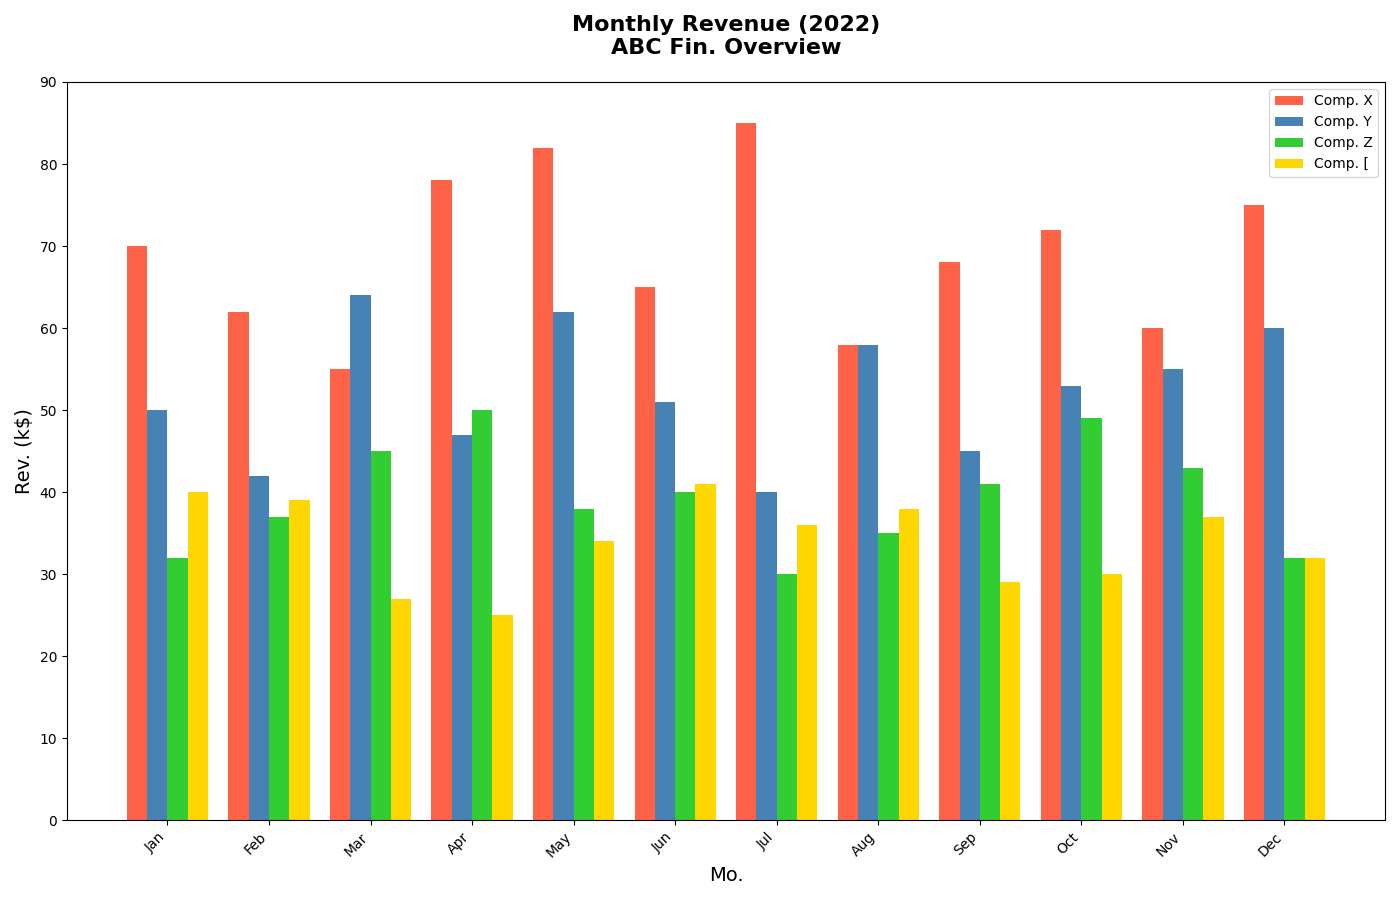

The Python source for this figure:
import matplotlib.pyplot as plt
import numpy as np

months = ['Jan', 'Feb', 'Mar', 'Apr', 'May', 'Jun', 'Jul', 'Aug', 'Sep', 'Oct', 'Nov', 'Dec']

company_x = [70, 62, 55, 78, 82, 65, 85, 58, 68, 72, 60, 75]
company_y = [50, 42, 64, 47, 62, 51, 40, 58, 45, 53, 55, 60]
company_z = [32, 37, 45, 50, 38, 40, 30, 35, 41, 49, 43, 32]
company_w = [40, 39, 27, 25, 34, 41, 36, 38, 29, 30, 37, 32]

revenue_data = [company_x, company_y, company_z, company_w]
colors = ['#FF6347', '#4682B4', '#32CD32', '#FFD700']

fig, ax = plt.subplots(figsize=(14, 9))

bar_width = 0.2
x_indexes = np.arange(len(months))

for i, revenue in enumerate(revenue_data):
    ax.bar(x_indexes + i * bar_width, revenue, width=bar_width, color=colors[i], label=f'Comp. {chr(88 + i)}')

ax.set_title('Monthly Revenue (2022)\nABC Fin. Overview', fontsize=16, fontweight='bold', pad=20)
ax.set_xlabel('Mo.', fontsize=14)
ax.set_ylabel('Rev. (k$)', fontsize=14)

plt.xticks(ticks=x_indexes + 1.5 * bar_width, labels=months, rotation=45, ha='right')
plt.yticks(np.arange(0, 100, 10))
ax.legend()

plt.tight_layout()
plt.show()
